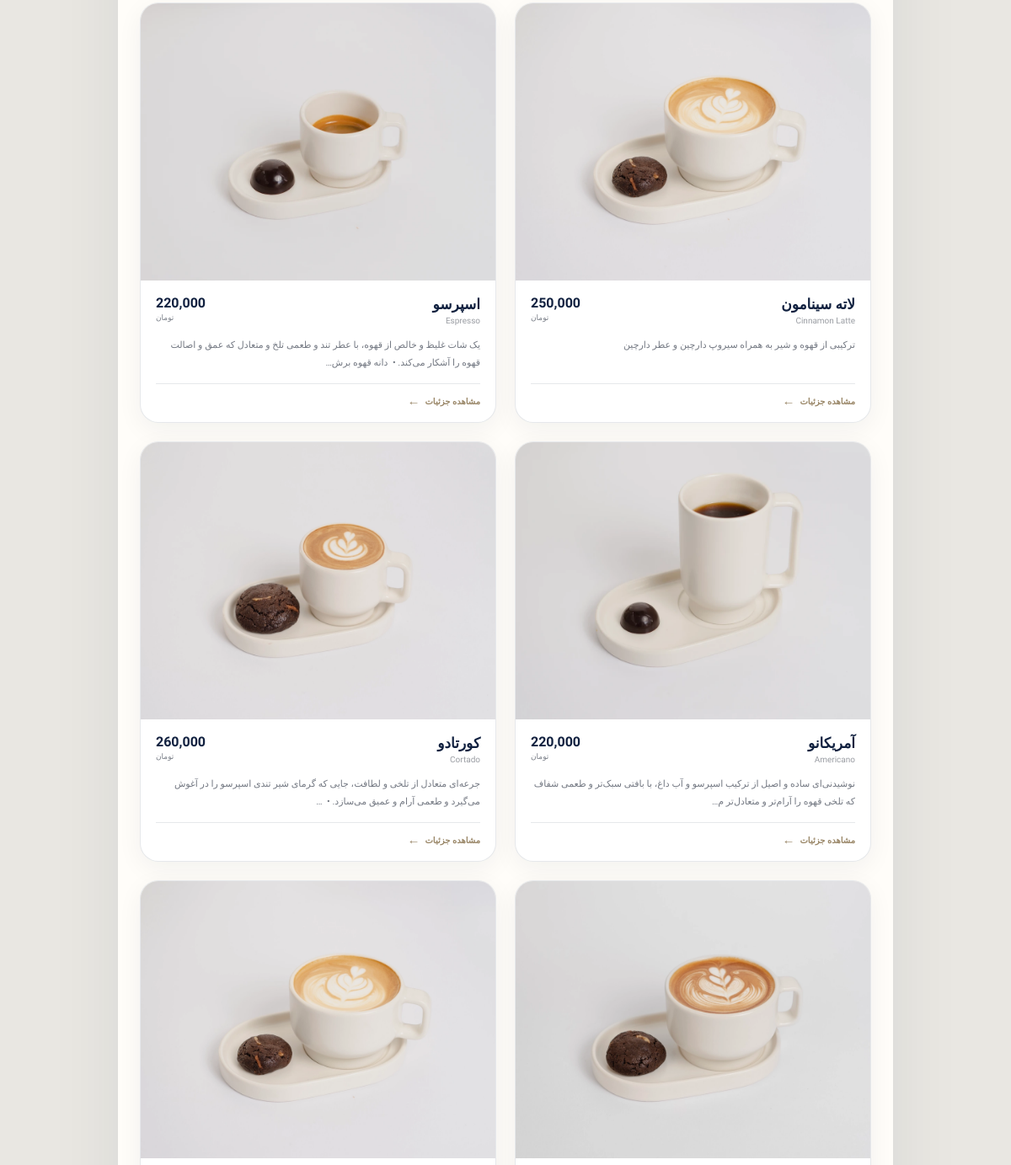
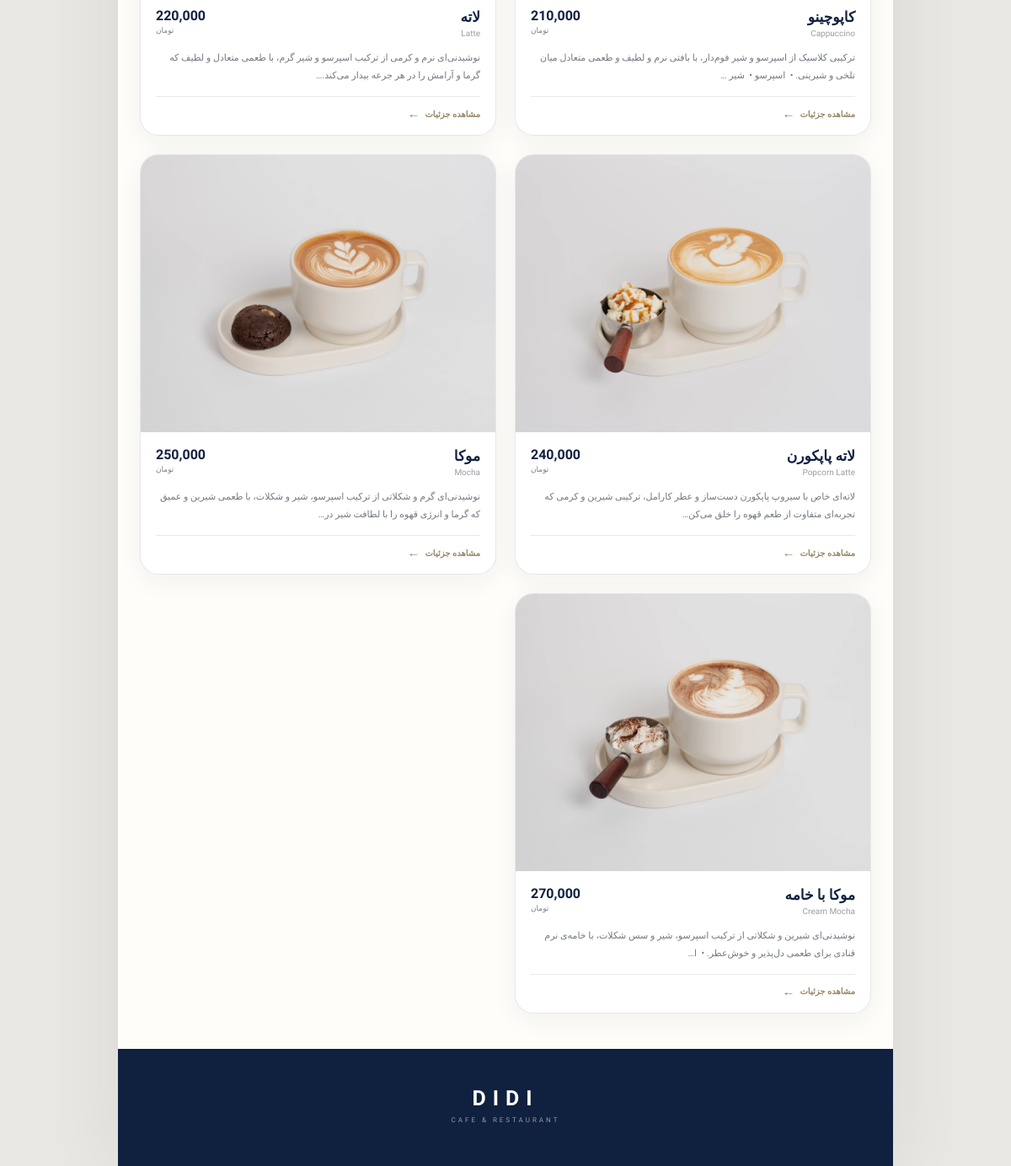
Page /menu/?category=hot-coffee (lower part) on the earlier database version (2 pictures, top to bottom).
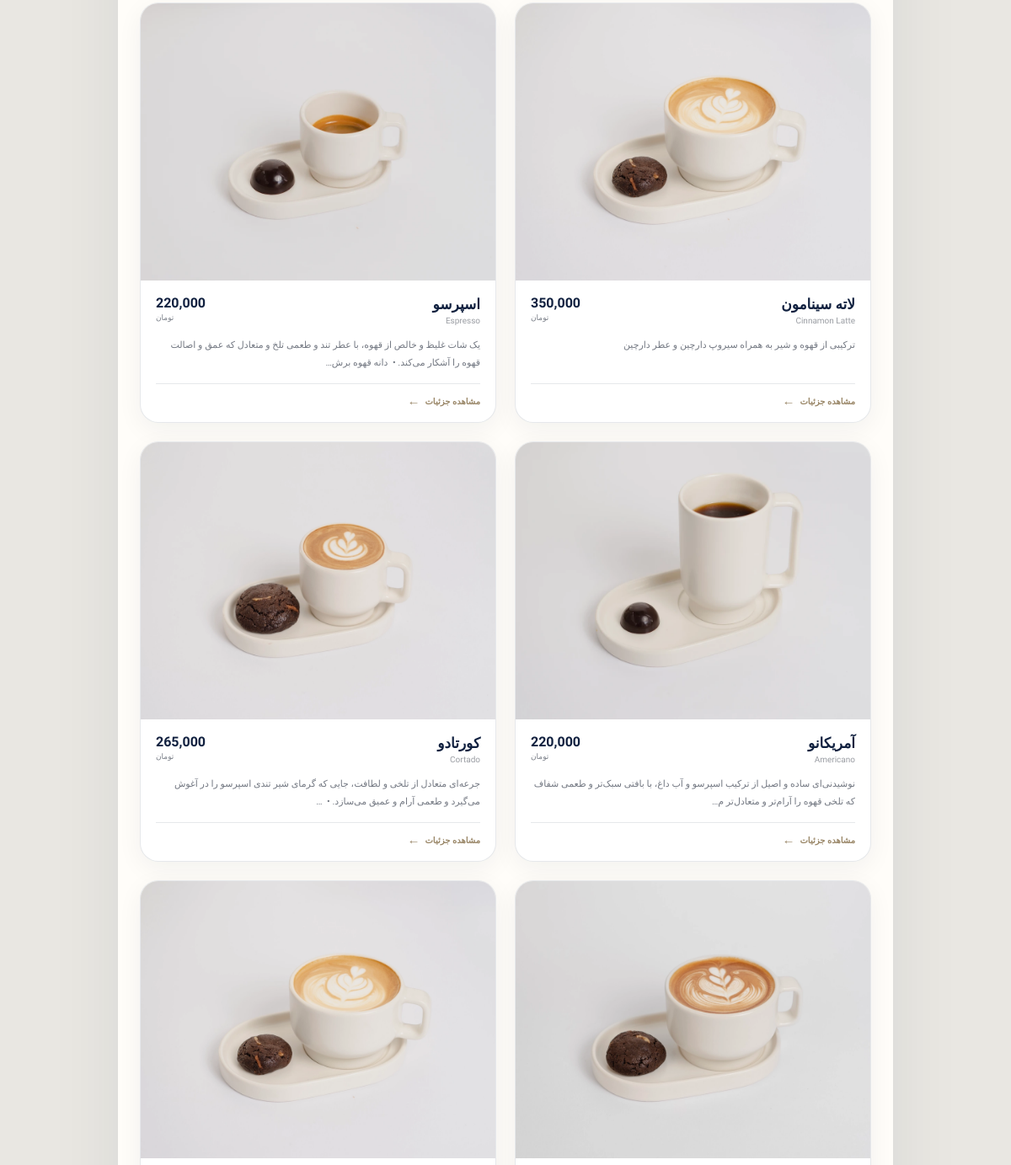
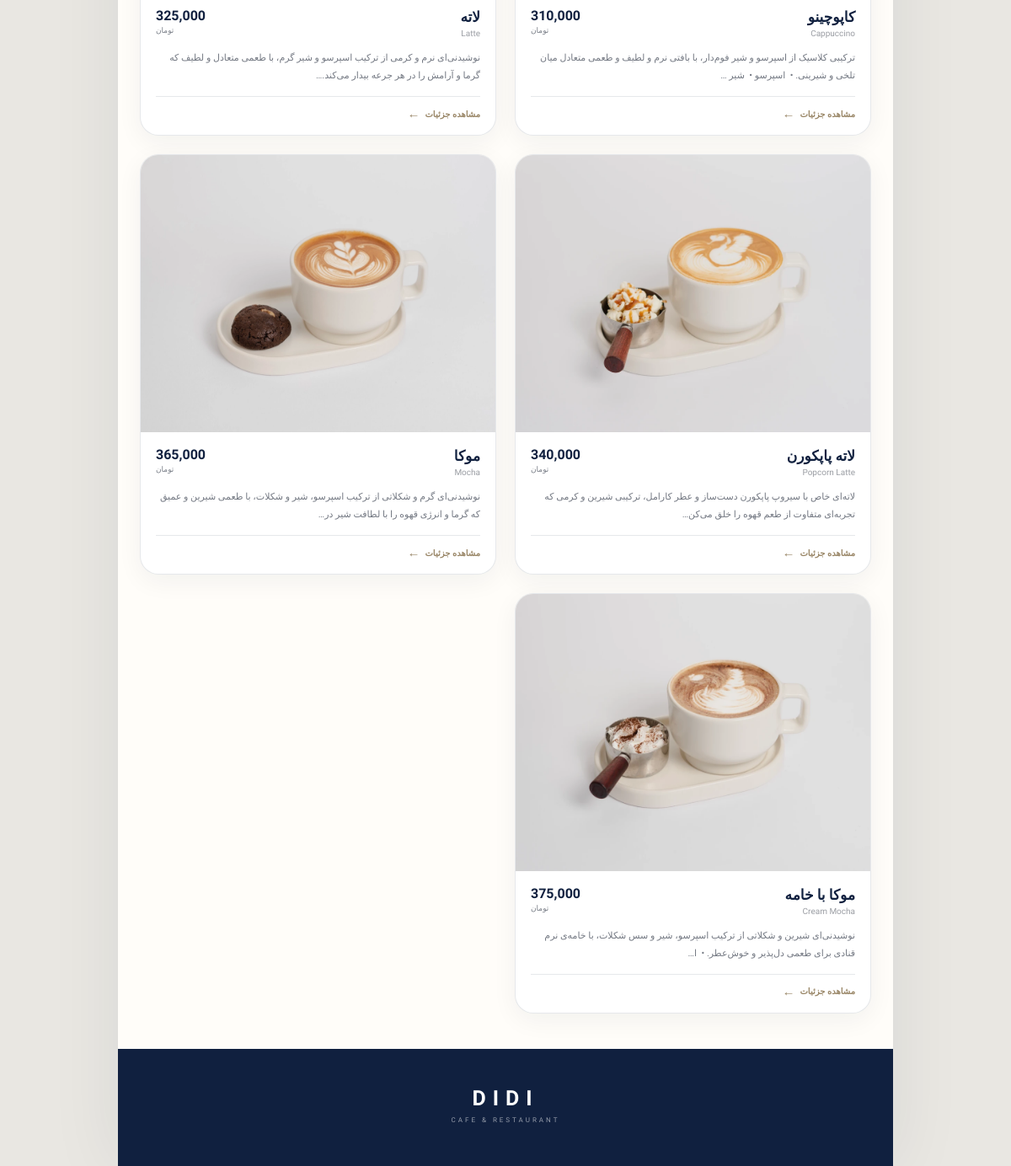
Same page on the later database version (2 pictures, top to bottom).
### menu/models.py (models this page shows, shortened)
class MenuItem(models.Model):
    category = models.ForeignKey(
        Category,
        on_delete=models.PROTECT,
        related_name="items",
        verbose_name="دسته‌بندی",
    )
    name = models.CharField(max_length=160, verbose_name="نام محصول")
    english_name = models.CharField(
        max_length=160,
        blank=True,
        verbose_name="نام انگلیسی",
    )
    slug = models.SlugField(max_length=180, unique=True, verbose_name="اسلاگ")
    description = models.TextField(blank=True, verbose_name="توضیحات")
    price = models.PositiveIntegerField(verbose_name="قیمت")
    image = models.ImageField(
        upload_to="menu/items/%Y/%m/",
        blank=True,
        null=True,
        verbose_name="تصویر",
    )
    is_available = models.BooleanField(default=True, verbose_name="موجود")
    is_featured = models.BooleanField(default=False, verbose_name="ویژه")
    sort_order = models.PositiveIntegerField(default=0, verbose_name="ترتیب نمایش")
    created_at = models.DateTimeField(auto_now_add=True)
    updated_at = models.DateTimeField(auto_now=True)
    class Meta:
        ordering = ["category__sort_order", "sort_order", "name"]
        verbose_name = "محصول منو"
        verbose_name_plural = "محصولات منو"
    def get_absolute_url(self):
        return reverse("menu:item_detail", kwargs={"slug": self.slug})

### menu/views.py (the view)
# urls.py: path('menu/', views.menu_home, name='categories'),
def menu_home(request):
    categories = Category.objects.filter(is_active=True)
    selected_slug = request.GET.get("category")
    if not selected_slug:
        return render(request, "menu/categories.html", {"categories": categories})
    selected_category = categories.filter(slug=selected_slug).first()
    if selected_category is None:
        return render(request, "menu/categories.html", {"categories": categories})
    items = MenuItem.objects.filter(category=selected_category).order_by(
        "sort_order", "name"
    )
    context = {
        "categories": categories,
        "selected_category": selected_category,
        "items": items,
    }
    return render(request, "menu/home.html", context)

### menu/templatetags/menu_extras.py (called while the page is built)
@register.filter
def price_format(value):
    try:
        return f"{int(value):,}"
    except (TypeError, ValueError):
        return value

### templates/menu/home.html (shortened to what this page needs)
{% load static menu_extras %}
<!doctype html>
<html lang="fa" dir="rtl">
<head>
    <link rel="stylesheet" href="{% static 'menu/style.css' %}">
</head>
<body>
    <main class="page-shell">
        {% if categories %}
            {% if selected_category %}
                <section class="products" id="products">
                    <div class="menu-grid">
                        {% for item in items %}
                            <a class="menu-card{% if not item.is_available %} menu-card--unavailable{% endif %}" href="{{ item.get_absolute_url }}">
                                <div class="menu-card__media">
                                    {% if item.image %}
                                        <img src="{{ item.image.url }}" alt="{{ item.name }}" loading="lazy">
                                    {% else %}
                                        <div class="menu-card__placeholder">DIDI</div>
                                    {% endif %}
                                </div>
                                <div class="menu-card__body">
                                    <div class="menu-card__heading">
                                        <div>
                                            <h3>{{ item.name }}</h3>
                                            {% if item.english_name %}<p class="english-name">{{ item.english_name }}</p>{% endif %}
                                        </div>
                                        {% if item.is_available %}
                                            <div class="price"><strong>{{ item.price|price_format }}</strong><small>تومان</small></div>
                                        {% endif %}
                                    </div>
                                    {% if item.description %}<p class="description">{{ item.description|truncatechars:115 }}</p>{% endif %}
                                    <span class="menu-card__more">مشاهده جزئیات <b>←</b></span>
                                </div>
                            </a>
                        {% empty %}
                            <div class="empty-state">
                                <strong>DIDI</strong>
                                <p>محصولات این دسته به‌زودی اضافه می‌شوند.</p>
                            </div>
                        {% endfor %}
                    </div>
                </section>
            {% endif %}
        {% else %}
            <div class="empty-state"><strong>DIDI</strong><p>منو در حال آماده‌سازی است.</p></div>
        {% endif %}
        <footer class="site-footer">
            <span>DIDI</span>
            <p>CAFE & RESTAURANT</p>
        </footer>
    </main>
</body>
</html>

Differences in the rows shown:
changed MenuItem "لاته سینامون": price "250,000" → "350,000"
changed MenuItem "کورتادو": price "260,000" → "265,000"
changed MenuItem "کاپوچینو": price "210,000" → "310,000"
changed MenuItem "لاته": price "220,000" → "325,000"
changed MenuItem "لاته پاپکورن": price "240,000" → "340,000"
changed MenuItem "موکا": price "250,000" → "365,000"
changed MenuItem "موکا با خامه": price "270,000" → "375,000"
